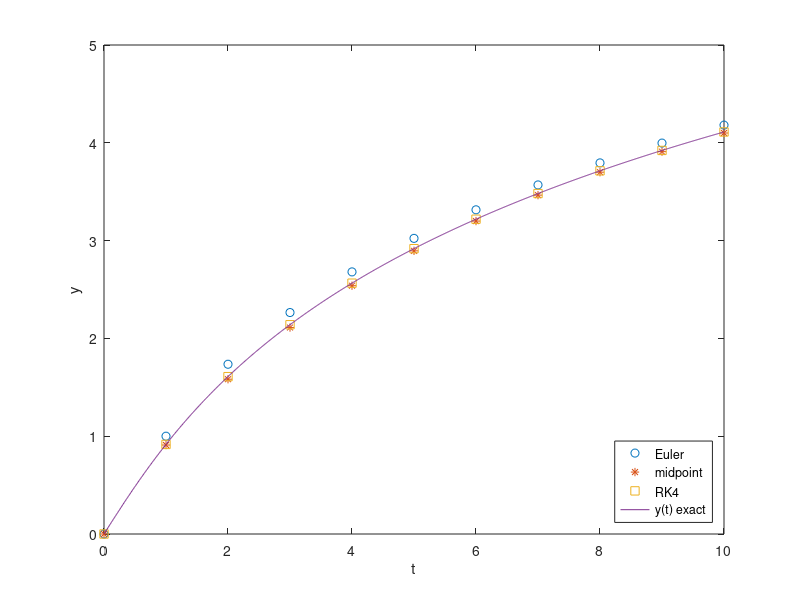
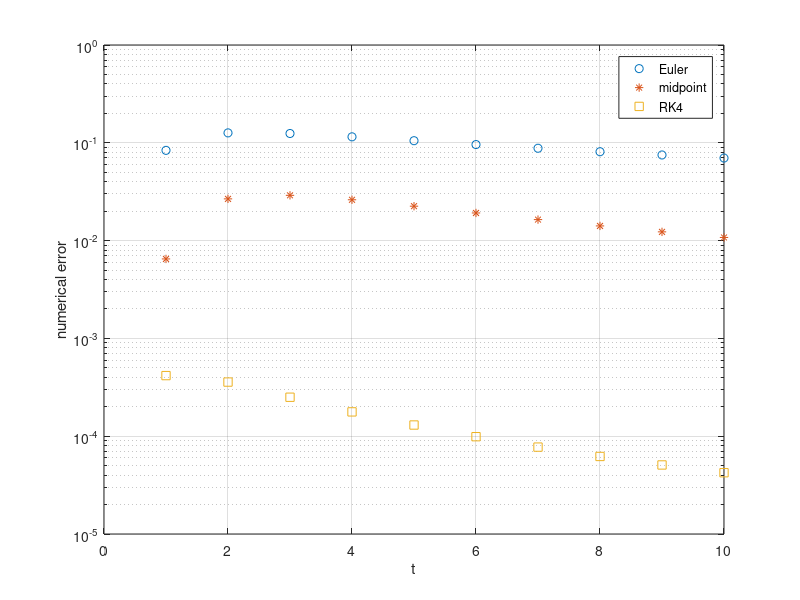

Write MATLAB code to recreate these figures, in order.
% EULERMID  Generate a table of results for the ODEIVP
%   y' = (t+1) exp(-y), y(0)=0.
% Compares Euler's method and the midpoint rule.  Also
% compares RK4.

f = @(t,y) (t + 1) * exp(-y);
y0 = 0.0;

h = 1.0;
t = 0:h:10;
yex = log(t.^2 / 2 + t + 1);

% numerical solution with 3 methods
yeul = zeros(1,length(yex));  ymid = yeul;  yrk4 = yeul;
yeul(1) = y0;  ymid(1) = y0;  yrk4(1) = y0;
fprintf('            y_exact   y_euler    y_mid     y_rk4\n');
for j = 1:length(yex)-1
    fprintf('t = %4.1f:  %8.5f  %8.5f  %8.5f  %8.5f\n', ...
            t(j), yex(j), yeul(j), ymid(j), yrk4(j));
    % Euler
    yeul(j+1) = yeul(j) + h * f(t(j), yeul(j));
    % midpoint
    tstar = (t(j) + t(j+1)) / 2;
    ystar = ymid(j) + (h / 2) * f(t(j), ymid(j));
    ymid(j+1) = ymid(j) + h * f(tstar, ystar);
    % classical Runge-Kutta order 4
    q1 = f(t(j), yrk4(j));
    q2 = f(tstar, yrk4(j) + (h/2) * q1);
    q3 = f(tstar, yrk4(j) + (h/2) * q2);
    q4 = f(t(j+1), yrk4(j) + h * q3);
    yrk4(j+1) = yrk4(j) + (h/6) * (q1 + 2 * q2 + 2 * q3 + q4);
end
j = length(yex);
fprintf('t = %4.1f:  %8.5f  %8.5f  %8.5f  %8.5f\n', ...
        t(j), yex(j), yeul(j), ymid(j), yrk4(j));

% show results
figure(1)
tf = 0:0.01:10;
yexf = log(tf.^2 / 2 + tf + 1);
plot(t, yeul, 'o', t, ymid, '*', t, yrk4, 's', tf, yexf)
legend('Euler', 'midpoint', 'RK4', 'y(t) exact',...
       'location', 'southeast')
xlabel t,  ylabel y
print -dpng eulermidgraphs.png

% compute and show errors
figure(2)
semilogy(t(t>0), abs(yeul(t>0) - yex(t>0)), 'o',...
         t(t>0), abs(ymid(t>0) - yex(t>0)), '*',...
         t(t>0), abs(yrk4(t>0) - yex(t>0)), 's')
legend('Euler', 'midpoint', 'RK4')
xlabel t,  ylabel('numerical error'),  grid on
print -dpng eulermiderrors.png
